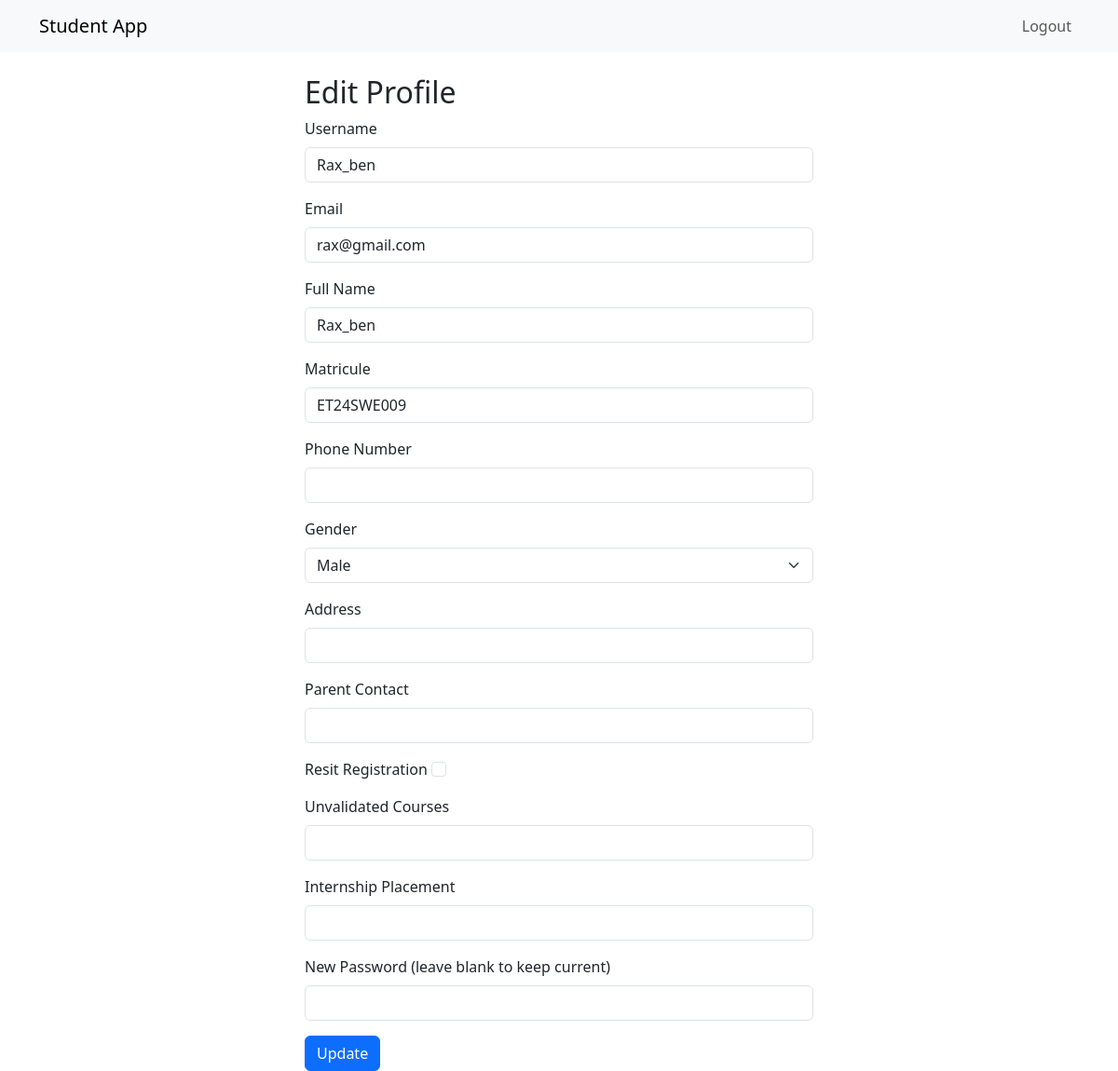
Screenshot of /edit_profile (signed in) with the database file from the repository.
### models.py (models this page shows, shortened)
class User(UserMixin, db.Model):
    id = db.Column(db.Integer, primary_key=True)
    username = db.Column(db.String(150), unique=True, nullable=False)
    email = db.Column(db.String(150), unique=True, nullable=False)
    password_hash = db.Column(db.String(128), nullable=False)
    role = db.Column(db.String(50), nullable=False)  # 'student' or 'admin'
    name = db.Column(db.String(150), nullable=True)
    matricule = db.Column(db.String(50), nullable=True, unique=True)
    phone = db.Column(db.String(20), nullable=True)
    gender = db.Column(db.String(20), nullable=True)
    address = db.Column(db.String(300), nullable=True)
    parent_contact = db.Column(db.String(100), nullable=True)
    is_active = db.Column(db.Boolean, default=True)

### app.py (the view)
@app.route('/edit_profile', methods=['GET', 'POST'])
@login_required
def edit_profile():
    form = EditProfileForm()
    if form.validate_on_submit():
        current_user.username = form.username.data
        current_user.email = form.email.data
        current_user.name = form.name.data
        current_user.matricule = form.matricule.data
        current_user.phone = form.phone.data
        current_user.gender = form.gender.data
        current_user.address = form.address.data
        current_user.parent_contact = form.parent_contact.data
        if current_user.role == 'student' and current_user.student:
            current_user.student.resit_registration = form.resit_registration.data
            current_user.student.unvalidated_courses = form.unvalidated_courses.data
            current_user.student.internship_placement = form.internship_placement.data
        if form.password.data:
            current_user.set_password(form.password.data)
        try:
            db.session.commit()
            flash('Profile updated successfully!')
            return redirect(url_for('student_dashboard' if current_user.role == 'student' else 'admin_dashboard'))
        except IntegrityError as e:
            db.session.rollback()
            flash(f'Integrity error: {str(e)}')
        except OperationalError as e:
            db.session.rollback()
            flash(f'Operational error: {str(e)}')
    elif request.method == 'GET':
        form.username.data = current_user.username
        form.email.data = current_user.email
        form.name.data = current_user.name
        form.matricule.data = current_user.matricule
        form.phone.data = current_user.phone if current_user.phone else ''
        form.gender.data = current_user.gender if current_user.gender else ''
        form.address.data = current_user.address if current_user.address else ''
        form.parent_contact.data = current_user.parent_contact if current_user.parent_contact else ''
        if current_user.role == 'student' and current_user.student:
            form.resit_registration.data = current_user.student.resit_registration
            form.unvalidated_courses.data = current_user.student.unvalidated_courses if current_user.student.unvalidated_courses else ''
            form.internship_placement.data = current_user.student.internship_placement if current_user.student.internship_placement else ''
    return render_template('edit_profile.html', form=form)

### forms.py
class EditProfileForm(FlaskForm):
    username = StringField('Username', validators=[DataRequired(), Length(min=2, max=150)])
    email = StringField('Email', validators=[DataRequired(), Email()])
    name = StringField('Full Name', validators=[DataRequired(), Length(min=2, max=150)])
    matricule = StringField('Matricule', validators=[Length(min=2, max=50)])
    phone = StringField('Phone Number', validators=[DataRequired(), Length(min=7, max=20)])
    gender = SelectField('Gender', choices=[('Male', 'Male'), ('Female', 'Female'), ('Other', 'Other')], validators=[DataRequired()])
    address = StringField('Address', validators=[DataRequired(), Length(min=5, max=300)])
    parent_contact = StringField('Parent Contact', validators=[DataRequired(), Length(min=7, max=100)])
    password = PasswordField('New Password (leave blank to keep current)', validators=[Length(min=6)])
    resit_registration = BooleanField('Resit Registration')
    unvalidated_courses = StringField('Unvalidated Courses', validators=[Length(max=500)])
    internship_placement = StringField('Internship Placement', validators=[Length(max=200)])
    submit = SubmitField('Update')

### app.py (called while the page is built)
@login_manager.user_loader
def load_user(user_id):
    return User.query.get(int(user_id))

### templates/edit_profile.html (shortened to what this page needs)
{% extends "base.html" %}
{% block content %}
<div class="row justify-content-center">
    <div class="col-md-6">
        <h2>Edit Profile</h2>
        <form method="POST">
            <div class="mb-3">
                {{ form.username.label(class="form-label") }}
                {{ form.username(class="form-control") }}
            </div>
            <div class="mb-3">
                {{ form.email.label(class="form-label") }}
                {{ form.email(class="form-control") }}
            </div>
            <div class="mb-3">
                {{ form.name.label(class="form-label") }}
                {{ form.name(class="form-control") }}
            </div>
            <div class="mb-3">
                {{ form.matricule.label(class="form-label") }}
                {{ form.matricule(class="form-control") }}
            </div>
            <div class="mb-3">
                {{ form.phone.label(class="form-label") }}
                {{ form.phone(class="form-control") }}
            </div>
            <div class="mb-3">
                {{ form.gender.label(class="form-label") }}
                {{ form.gender(class="form-select") }}
            </div>
            <div class="mb-3">
                {{ form.address.label(class="form-label") }}
                {{ form.address(class="form-control") }}
            </div>
            <div class="mb-3">
                {{ form.parent_contact.label(class="form-label") }}
                {{ form.parent_contact(class="form-control") }}
            </div>
            <div class="mb-3">
                {{ form.resit_registration.label(class="form-check-label") }}
                {{ form.resit_registration(class="form-check-input") }}
            </div>
            <div class="mb-3">
                {{ form.unvalidated_courses.label(class="form-label") }}
                {{ form.unvalidated_courses(class="form-control") }}
            </div>
            <div class="mb-3">
                {{ form.internship_placement.label(class="form-label") }}
                {{ form.internship_placement(class="form-control") }}
            </div>
            <div class="mb-3">
                {{ form.password.label(class="form-label") }}
                {{ form.password(class="form-control") }}
            </div>
            {{ form.submit(class="btn btn-primary") }}
        </form>
    </div>
</div>
{% endblock %}

### rows the page displays
User: username "Rax_ben", email "rax@gmail.com", name "Rax_ben", matricule "ET24SWE009", gender "Male"
